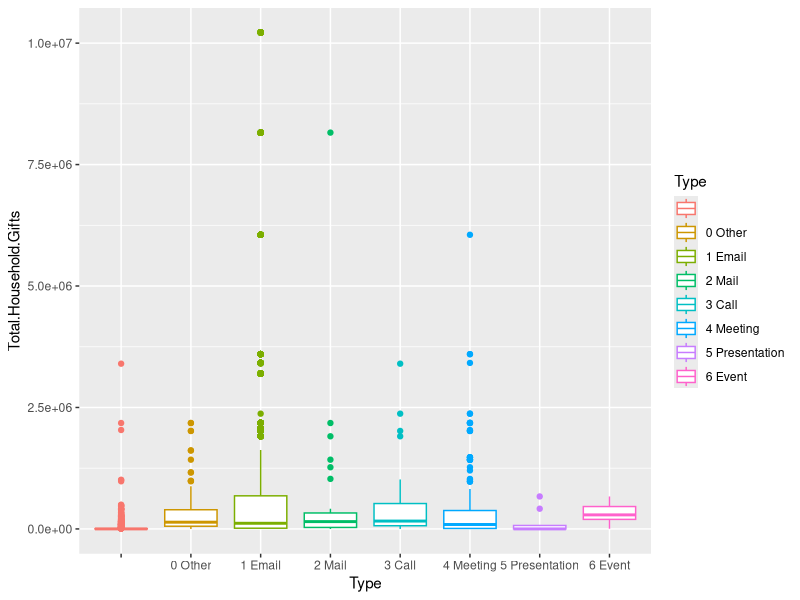
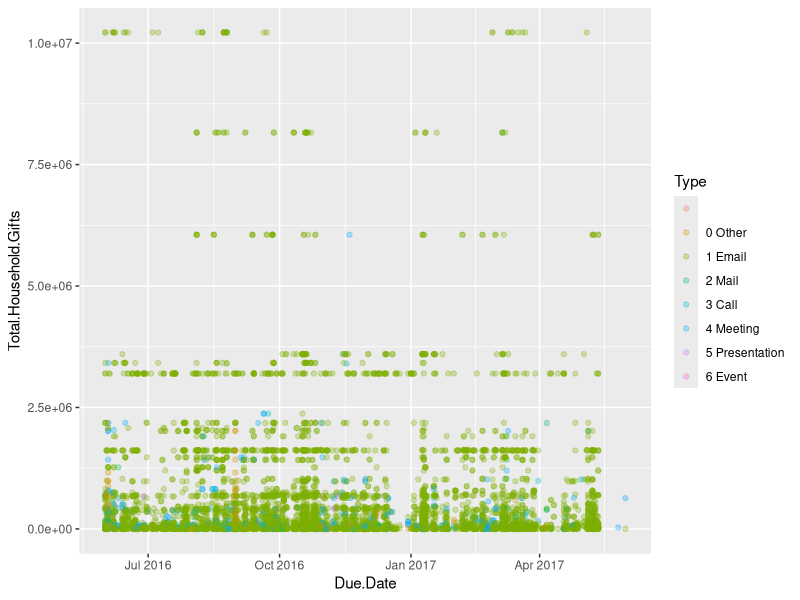
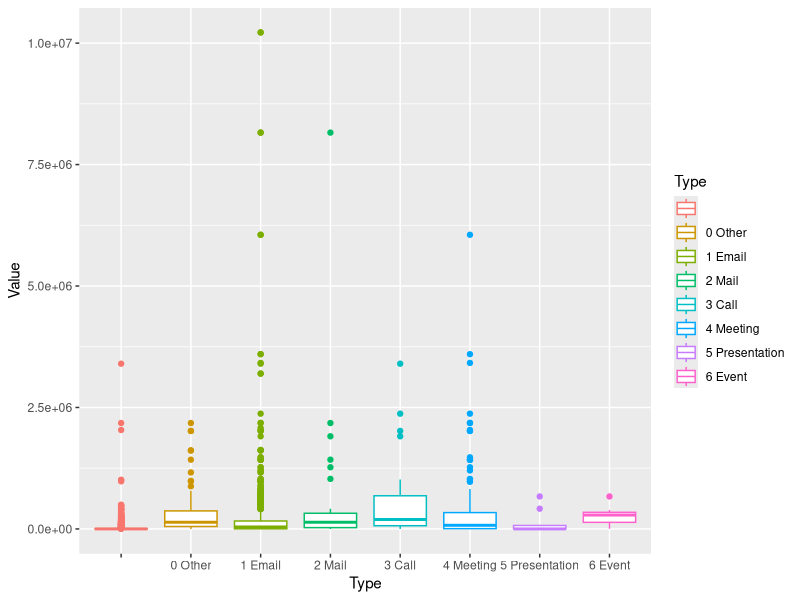

Recreate these plots in R, in order. (Note: this script raises an error after producing the figures.)
setwd('C:/Users/212590921/Documents/Personal_Projects/ICM/')
options(stringsAsFactors = F)
library(plyr)
library(reshape)
library(dplyr)
library(ggplot2)
library(ggrepel)
library(data.table)
library(tidyr)
activities <- read.csv('Activities.csv')
activities$Due.Date <- as.Date(activities$Due.Date, format='%m/%d/%Y')
ggplot(activities) + geom_boxplot(aes(x=Type, y=Total.Household.Gifts, color=Type))
ggplot(activities) + geom_point(aes(x=Due.Date, y=Total.Household.Gifts, 
                                    color=Type), alpha=0.3)
table(activities$Type, activities$Total.Household.Gifts)
at <- data.table(activities)
act_analysis <- as.data.frame(at[,unique(Total.Household.Gifts), by=.(Contact.ID, Type)])
colnames(act_analysis)[3] <- 'Value'
ggplot(act_analysis) + geom_boxplot(aes(x=Type, y=Value, color=Type))
ddply(act_analysis, .(Type), summarize, mean_value=mean(Value), median_value=median(Value))

individual <- unique(activities[c('Contact.ID', 'Total.Household.Gifts')])

type_table <- at[ , .(Type = paste(Type, collapse="@")), by = Contact.ID]
at1 <- spread(type_table, Type, Contact.ID, fill = " ")

unique_types <- sort(unique(activities$Type))
type_df <- ddply(activities, .(Contact.ID), summarize, 
                 blank = length(which(Type==unique_types[1])),
                 others = length(which(Type==unique_types[2])),
                 emails = length(which(Type==unique_types[3])),
                 mails = length(which(Type==unique_types[4])),
                 calls = length(which(Type==unique_types[5])),
                 meetings = length(which(Type==unique_types[6])),
                 presentations = length(which(Type==unique_types[7])),
                 events = length(which(Type==unique_types[8])))
type_df <- merge(type_df, individual, by='Contact.ID')

#first regression using all the variables
lm1 <- lm(data=type_df[,-1], Total.Household.Gifts ~ .)

#need to transform variables to pursue a logistic
type_df$Gave <- type_df$Total.Household.Gifts!=0
glm1 <- glm(data=type_df, Gave ~ emails + meetings)
summary(glm1)
glm2 <- glm(data=type_df, Gave ~ emails + mails + calls + meetings + presentations)
summary(glm2)

eestimates <- numeric(30)
for (i in 1:length(eestimates)){
  type_df$bulk_email <- type_df$emails > (i+4)
  assign(paste('email_glm',i, sep="_"), glm(data=type_df, Gave ~ bulk_email + (mails> 0) + (calls>0) + (meetings>0)))
  current <- get(paste('email_glm',i, sep="_")) 
  eestimates[i] <- coefficients(current)[2]
}

type_df$didMail <- type_df$mails != 0
type_df$didCall <- type_df$mails != 0

plot(allEffects(glm2), ylim=c(0,2.4))
